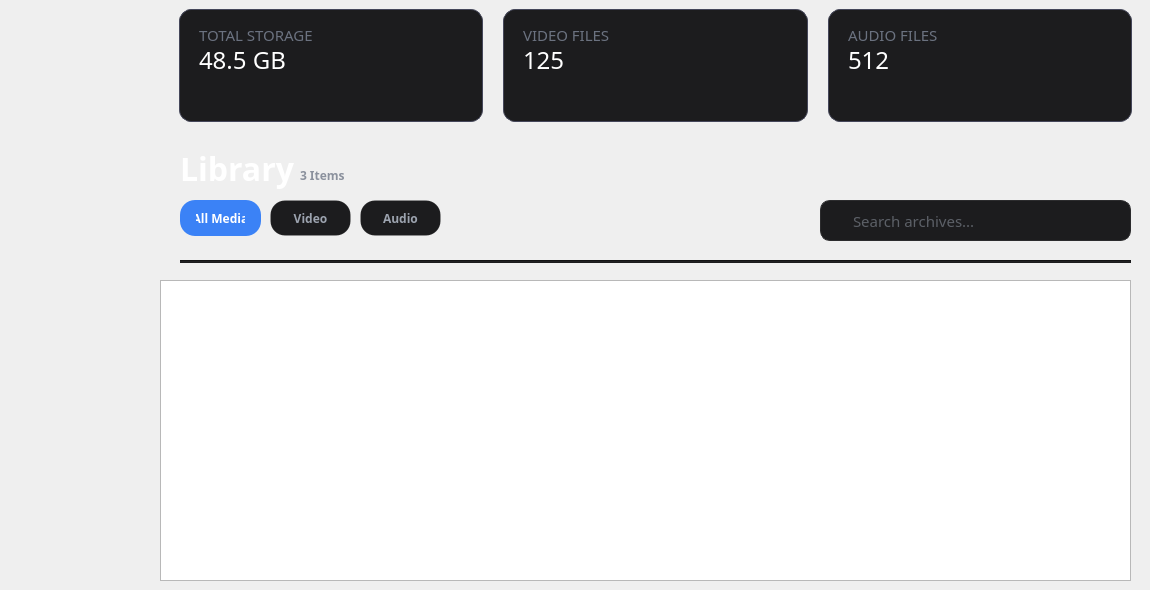
       <widget class="QWidget" name="history_page">
        <widget class="QTableWidget" name="download_history_table">
         <property name="geometry">
          <rect>
           <x>160</x>
           <y>280</y>
           <width>971</width>
           <height>301</height>
          </rect>
         </property>
         <property name="font">
          <font>
           <family>Inter</family>
           <pointsize>11</pointsize>
          </font>
         </property>
         <property name="cursor" stdset="0">
          <cursorShape>ArrowCursor</cursorShape>
         </property>
         <property name="layoutDirection">
          <enum>Qt::LeftToRight</enum>
         </property>
         <property name="autoFillBackground">
          <bool>false</bool>
         </property>
         <property name="styleSheet">
          <string notr="true"/>
         </property>
         <property name="horizontalScrollBarPolicy">
          <enum>Qt::ScrollBarAlwaysOff</enum>
         </property>
         <property name="sizeAdjustPolicy">
          <enum>QAbstractScrollArea::AdjustIgnored</enum>
         </property>
         <property name="autoScroll">
          <bool>false</bool>
         </property>
         <property name="autoScrollMargin">
          <number>16</number>
         </property>
         <property name="editTriggers">
          <set>QAbstractItemView::NoEditTriggers</set>
         </property>
         <property name="tabKeyNavigation">
          <bool>true</bool>
         </property>
         <property name="showDropIndicator" stdset="0">
          <bool>false</bool>
         </property>
         <property name="dragDropOverwriteMode">
          <bool>false</bool>
         </property>
         <property name="alternatingRowColors">
          <bool>false</bool>
         </property>
         <property name="selectionMode">
          <enum>QAbstractItemView::SingleSelection</enum>
         </property>
         <property name="selectionBehavior">
          <enum>QAbstractItemView::SelectRows</enum>
         </property>
         <property name="textElideMode">
          <enum>Qt::ElideMiddle</enum>
         </property>
         <property name="showGrid">
          <bool>true</bool>
         </property>
         <property name="gridStyle">
          <enum>Qt::NoPen</enum>
         </property>
         <property name="sortingEnabled">
          <bool>false</bool>
         </property>
         <attribute name="horizontalHeaderVisible">
          <bool>false</bool>
         </attribute>
         <attribute name="horizontalHeaderCascadingSectionResizes">
          <bool>false</bool>
         </attribute>
         <attribute name="horizontalHeaderDefaultSectionSize">
          <number>220</number>
         </attribute>
         <attribute name="horizontalHeaderHighlightSections">
          <bool>false</bool>
         </attribute>
         <attribute name="horizontalHeaderShowSortIndicator" stdset="0">
          <bool>false</bool>
         </attribute>
         <attribute name="horizontalHeaderStretchLastSection">
          <bool>false</bool>
         </attribute>
         <attribute name="verticalHeaderVisible">
          <bool>false</bool>
         </attribute>
         <attribute name="verticalHeaderCascadingSectionResizes">
          <bool>false</bool>
         </attribute>
         <attribute name="verticalHeaderDefaultSectionSize">
          <number>48</number>
         </attribute>
         <attribute name="verticalHeaderHighlightSections">
          <bool>false</bool>
         </attribute>
         <attribute name="verticalHeaderShowSortIndicator" stdset="0">
          <bool>false</bool>
         </attribute>
         <attribute name="verticalHeaderStretchLastSection">
          <bool>false</bool>
         </attribute>
        </widget>
        <widget class="QLineEdit" name="searchHistoryInput">
         <property name="geometry">
          <rect>
           <x>820</x>
           <y>200</y>
           <width>311</width>
           <height>41</height>
          </rect>
         </property>
         <property name="font">
          <font>
           <family>Manrope SemiBold</family>
           <pointsize>11</pointsize>
          </font>
         </property>
         <property name="styleSheet">
          <string notr="true">QLineEdit {
	color: #9ca3af;
	border-radius: 10px;
	background-color: #1c1c1e;
	border: 1px solid #2c2c2e;
    padding-left: 30px;
}

QLineEdit::focus {
	border: 2px solid #2563eb;
}</string>
         </property>
         <property name="alignment">
          <set>Qt::AlignLeading|Qt::AlignLeft|Qt::AlignVCenter</set>
         </property>
         <property name="placeholderText">
          <string>Search archives...</string>
         </property>
         <property name="clearButtonEnabled">
          <bool>true</bool>
         </property>
        </widget>
        <widget class="QLabel" name="label">
         <property name="geometry">
          <rect>
           <x>830</x>
           <y>210</y>
           <width>18</width>
           <height>18</height>
          </rect>
         </property>
         <property name="text">
          <string/>
         </property>
         <property name="pixmap">
          <pixmap resource="resources.qrc">:/images/search.png</pixmap>
         </property>
         <property name="scaledContents">
          <bool>true</bool>
         </property>
        </widget>
        <widget class="QPushButton" name="btnTotalDownloads">
         <property name="geometry">
          <rect>
           <x>300</x>
           <y>160</y>
           <width>131</width>
           <height>31</height>
          </rect>
         </property>
         <property name="font">
          <font>
           <family>JetBrains Mono</family>
           <weight>75</weight>
           <bold>true</bold>
          </font>
         </property>
         <property name="cursor">
          <cursorShape>ArrowCursor</cursorShape>
         </property>
         <property name="styleSheet">
          <string notr="true">background-color: transparent;
border-radius: 5px;
color: #8b919d;
text-align: left;</string>
         </property>
         <property name="text">
          <string>3 Items</string>
         </property>
         <property name="checkable">
          <bool>false</bool>
         </property>
        </widget>
        <widget class="QPushButton" name="btnHistoryTrash">
         <property name="geometry">
          <rect>
           <x>780</x>
           <y>200</y>
           <width>36</width>
           <height>41</height>
          </rect>
         </property>
         <property name="font">
          <font>
           <weight>50</weight>
           <italic>false</italic>
           <bold>false</bold>
          </font>
         </property>
         <property name="cursor">
          <cursorShape>PointingHandCursor</cursorShape>
         </property>
         <property name="styleSheet">
          <string notr="true">background-color: transparent;
border: none;</string>
         </property>
         <property name="text">
          <string/>
         </property>
         <property name="icon">
          <iconset resource="resources.qrc">
           <normaloff>:/images/trash-wh.png</normaloff>:/images/trash-wh.png</iconset>
         </property>
         <property name="iconSize">
          <size>
           <width>20</width>
           <height>20</height>
          </size>
         </property>
         <property name="checkable">
          <bool>true</bool>
         </property>
        </widget>
        <widget class="QFrame" name="cards">
         <property name="geometry">
          <rect>
           <x>170</x>
           <y>0</y>
           <width>971</width>
           <height>131</height>
          </rect>
         </property>
         <property name="styleSheet">
          <string notr="true">background-color: transparent;
border: none;
outline: none;</string>
         </property>
         <property name="frameShape">
          <enum>QFrame::StyledPanel</enum>
         </property>
         <property name="frameShadow">
          <enum>QFrame::Raised</enum>
         </property>
         <layout class="QHBoxLayout" name="horizontalLayout_5">
          <property name="spacing">
           <number>20</number>
          </property>
          <item>
           <widget class="QFrame" name="storage">
            <property name="styleSheet">
             <string notr="true">QFrame {
    background-color: rgb(28, 28, 30);
    border-radius: 12px;
    border: 1px solid #45475a;
    padding: 15px;
}
QFrame:hover {
    border: 2px solid rgb(201, 215, 91)
}</string>
            </property>
            <property name="frameShape">
             <enum>QFrame::StyledPanel</enum>
            </property>
            <property name="frameShadow">
             <enum>QFrame::Raised</enum>
            </property>
            <widget class="QLabel" name="label_3">
             <property name="geometry">
              <rect>
               <x>20</x>
               <y>10</y>
               <width>161</width>
               <height>31</height>
              </rect>
             </property>
             <property name="font">
              <font>
               <family>Manrope</family>
               <pointsize>11</pointsize>
              </font>
             </property>
             <property name="styleSheet">
              <string notr="true">background-color: transparent;
color: #6B7280;
border: none;
padding: 0px;</string>
             </property>
             <property name="text">
              <string>TOTAL STORAGE</string>
             </property>
             <property name="wordWrap">
              <bool>true</bool>
             </property>
            </widget>
            <widget class="QLabel" name="total_storage_label">
             <property name="geometry">
              <rect>
               <x>20</x>
               <y>40</y>
               <width>111</width>
               <height>21</height>
              </rect>
             </property>
             <property name="font">
              <font>
               <family>Manrope</family>
               <pointsize>18</pointsize>
              </font>
             </property>
             <property name="styleSheet">
              <string notr="true">background-color: transparent;
color: rgb(255, 255, 255);
border: none;
padding: 0px;</string>
             </property>
             <property name="text">
              <string>48.5 GB</string>
             </property>
             <property name="wordWrap">
              <bool>true</bool>
             </property>
            </widget>
            <widget class="QLabel" name="label_6">
             <property name="geometry">
              <rect>
               <x>230</x>
               <y>20</y>
               <width>61</width>
               <height>61</height>
              </rect>
             </property>
             <property name="styleSheet">
              <string notr="true">border: none;
background-color: transparent;</string>
             </property>
             <property name="text">
              <string/>
             </property>
             <property name="pixmap">
              <pixmap resource="resources.qrc">:/images/hard-drives-fill.png</pixmap>
             </property>
            </widget>
           </widget>
          </item>
          <item>
           <widget class="QFrame" name="video_files">
            <property name="styleSheet">
             <string notr="true">QFrame {
    background-color: rgb(28, 28, 30);
    border-radius: 12px;
    border: 1px solid #45475a;
    padding: 15px;
}
QFrame:hover {
    border: 2px solid rgb(59, 130, 246)
}</string>
            </property>
            <property name="frameShape">
             <enum>QFrame::StyledPanel</enum>
            </property>
            <property name="frameShadow">
             <enum>QFrame::Raised</enum>
            </property>
            <widget class="QLabel" name="label_5">
             <property name="geometry">
              <rect>
               <x>230</x>
               <y>20</y>
               <width>61</width>
               <height>61</height>
              </rect>
             </property>
             <property name="styleSheet">
              <string notr="true">border: none;
background-color: transparent;</string>
             </property>
             <property name="text">
              <string/>
             </property>
             <property name="pixmap">
              <pixmap resource="resources.qrc">:/images/film-active.png</pixmap>
             </property>
            </widget>
            <widget class="QLabel" name="label_9">
             <property name="geometry">
              <rect>
               <x>20</x>
               <y>10</y>
               <width>161</width>
               <height>31</height>
              </rect>
             </property>
             <property name="font">
              <font>
               <family>Manrope</family>
               <pointsize>11</pointsize>
              </font>
             </property>
             <property name="styleSheet">
              <string notr="true">background-color: transparent;
color: #6B7280;
border: none;
padding: 0px;</string>
             </property>
             <property name="text">
              <string>VIDEO FILES</string>
             </property>
             <property name="wordWrap">
              <bool>true</bool>
             </property>
            </widget>
            <widget class="QLabel" name="total_videos">
             <property name="geometry">
              <rect>
               <x>20</x>
               <y>40</y>
               <width>111</width>
               <height>21</height>
              </rect>
             </property>
             <property name="font">
              <font>
               <family>Manrope</family>
               <pointsize>18</pointsize>
              </font>
             </property>
             <property name="styleSheet">
              <string notr="true">background-color: transparent;
color: rgb(255, 255, 255);
border: none;
padding: 0px;</string>
             </property>
             <property name="text">
              <string>125</string>
             </property>
             <property name="wordWrap">
              <bool>true</bool>
             </property>
            </widget>
           </widget>
          </item>
          <item>
           <widget class="QFrame" name="audio_files">
            <property name="styleSheet">
             <string notr="true">QFrame {
    background-color: rgb(28, 28, 30);
    border-radius: 12px;
    border: 1px solid #45475a;
    padding: 15px;
}
QFrame:hover {
    border: 2px solid rgb(129, 140, 248)
}</string>
            </property>
            <property name="frameShape">
             <enum>QFrame::StyledPanel</enum>
            </property>
            <property name="frameShadow">
             <enum>QFrame::Raised</enum>
            </property>
            <widget class="QLabel" name="label_7">
             <property name="geometry">
              <rect>
               <x>240</x>
               <y>20</y>
               <width>61</width>
               <height>61</height>
              </rect>
             </property>
             <property name="styleSheet">
              <string notr="true">border: none;
background-color: transparent;</string>
             </property>
             <property name="text">
              <string/>
             </property>
             <property name="pixmap">
              <pixmap resource="resources.qrc">:/images/waveform-active.png</pixmap>
             </property>
            </widget>
            <widget class="QLabel" name="label_11">
             <property name="geometry">
              <rect>
               <x>20</x>
               <y>10</y>
               <width>161</width>
               <height>31</height>
              </rect>
             </property>
             <property name="font">
              <font>
               <family>Manrope</family>
               <pointsize>11</pointsize>
              </font>
             </property>
             <property name="styleSheet">
              <string notr="true">background-color: transparent;
color: #6B7280;
border: none;
padding: 0px;</string>
             </property>
             <property name="text">
              <string>AUDIO FILES</string>
             </property>
             <property name="wordWrap">
              <bool>true</bool>
             </property>
            </widget>
            <widget class="QLabel" name="total_audios">
             <property name="geometry">
              <rect>
               <x>20</x>
               <y>40</y>
               <width>111</width>
               <height>21</height>
              </rect>
             </property>
             <property name="font">
              <font>
               <family>Manrope</family>
               <pointsize>18</pointsize>
              </font>
             </property>
             <property name="styleSheet">
              <string notr="true">background-color: transparent;
color: rgb(255, 255, 255);
border: none;
padding: 0px;</string>
             </property>
             <property name="text">
              <string>512</string>
             </property>
             <property name="wordWrap">
              <bool>true</bool>
             </property>
            </widget>
           </widget>
          </item>
         </layout>
        </widget>
        <widget class="Line" name="line">
         <property name="geometry">
          <rect>
           <x>180</x>
           <y>260</y>
           <width>951</width>
           <height>3</height>
          </rect>
         </property>
         <property name="styleSheet">
          <string notr="true">background-color: rgb(28, 28, 30);</string>
         </property>
         <property name="orientation">
          <enum>Qt::Horizontal</enum>
         </property>
        </widget>
        <widget class="QLabel" name="logo_text_5">
         <property name="geometry">
          <rect>
           <x>180</x>
           <y>148</y>
           <width>121</width>
           <height>41</height>
          </rect>
         </property>
         <property name="font">
          <font>
           <family>Manrope ExtraBold</family>
           <pointsize>24</pointsize>
           <weight>75</weight>
           <bold>true</bold>
          </font>
         </property>
         <property name="styleSheet">
          <string notr="true">background-color: transparent;
color: white;</string>
         </property>
         <property name="text">
          <string>Library</string>
         </property>
        </widget>
        <widget class="QWidget" name="filter_container" native="true">
         <property name="geometry">
          <rect>
           <x>170</x>
           <y>190</y>
           <width>291</width>
           <height>61</height>
          </rect>
         </property>
         <widget class="QPushButton" name="btnVideo">
          <property name="geometry">
           <rect>
            <x>100</x>
            <y>10</y>
            <width>81</width>
            <height>36</height>
           </rect>
          </property>
          <property name="font">
           <font>
            <family>Manrope</family>
            <pointsize>-1</pointsize>
            <weight>75</weight>
            <bold>true</bold>
           </font>
          </property>
          <property name="cursor">
           <cursorShape>PointingHandCursor</cursorShape>
          </property>
          <property name="styleSheet">
           <string notr="true">QPushButton {
	background-color: rgb(28, 28, 30);
    color: #9ca3af; /* Gray-400 */
    border: 1px solid rgba(255, 255, 255, 12); /* Subtle Border */
    border-radius: 15px;
    padding: 6px 16px;
    font-weight: bold;
    font-size: 12px;
    font-family: 'Manrope';
}

QPushButton:hover {
    color: white;
    border: 1px solid rgba(255, 255, 255, 50); /* Brighter border on hover */
    background-color: #18181b;
}

QPushButton:pressed {
    background-color: #27272a;
}</string>
          </property>
          <property name="text">
           <string>Video</string>
          </property>
          <property name="iconSize">
           <size>
            <width>14</width>
            <height>14</height>
           </size>
          </property>
          <property name="checkable">
           <bool>true</bool>
          </property>
         </widget>
         <widget class="QPushButton" name="btnAllMedia">
          <property name="geometry">
           <rect>
            <x>10</x>
            <y>10</y>
            <width>81</width>
            <height>36</height>
           </rect>
          </property>
          <property name="font">
           <font>
            <family>Manrope</family>
            <pointsize>-1</pointsize>
            <weight>75</weight>
            <bold>true</bold>
           </font>
          </property>
          <property name="cursor">
           <cursorShape>PointingHandCursor</cursorShape>
          </property>
          <property name="styleSheet">
           <string notr="true">QPushButton {
    background-color: #3B82F6; /* Primary Blue */
    color: white;
    border: none;
    border-radius: 15px; /* Fully rounded (Half of height approx) */
    padding: 6px 16px;
    font-weight: bold;
    font-size: 12px;
    font-family: 'Manrope';
}

QPushButton:hover {
    background-color: #2563EB; /* Slightly darker blue */
}</string>
          </property>
          <property name="text">
           <string>All Media</string>
          </property>
          <property name="iconSize">
           <size>
            <width>14</width>
            <height>14</height>
           </size>
          </property>
          <property name="checkable">
           <bool>true</bool>
          </property>
         </widget>
         <widget class="QPushButton" name="btnAudio">
          <property name="geometry">
           <rect>
            <x>190</x>
            <y>10</y>
            <width>81</width>
            <height>36</height>
           </rect>
          </property>
          <property name="font">
           <font>
            <family>Manrope</family>
            <pointsize>-1</pointsize>
            <weight>75</weight>
            <bold>true</bold>
           </font>
          </property>
          <property name="cursor">
           <cursorShape>PointingHandCursor</cursorShape>
          </property>
          <property name="styleSheet">
           <string notr="true">QPushButton {
	background-color: rgb(28, 28, 30);
    color: #9ca3af; /* Gray-400 */
    border: 1px solid rgba(255, 255, 255, 12); /* Subtle Border */
    border-radius: 15px;
    padding: 6px 16px;
    font-weight: bold;
    font-size: 12px;
    font-family: 'Manrope';
}

QPushButton:hover {
    color: white;
    border: 1px solid rgba(255, 255, 255, 50); /* Brighter border on hover */
    background-color: #18181b;
}

QPushButton:pressed {
    background-color: #27272a;
}</string>
          </property>
          <property name="text">
           <string>Audio</string>
          </property>
          <property name="iconSize">
           <size>
            <width>14</width>
            <height>14</height>
           </size>
          </property>
          <property name="checkable">
           <bool>true</bool>
          </property>
         </widget>
        </widget>
       </widget>
